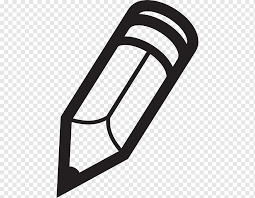
#> input picture in_images/1.png, 255 x 198 px; its folder holds 4 pictures in this run
$ python main.py
#> lines starting #> are read from the running program, lines starting #| are printed output that depends on the picture
import cv2
import numpy as np
import matplotlib.pyplot as plt
from sklearn.decomposition import PCA

image_paths = [f"in_images/{i+1}.png" for i in range(6)]
images = [cv2.imread(path, cv2.IMREAD_GRAYSCALE) for path in image_paths]
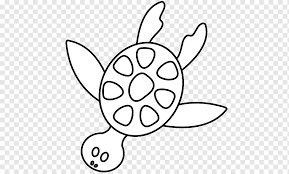
#> input picture in_images/2.png, 289 x 174 px
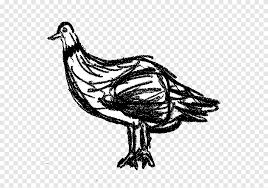
#> input picture in_images/3.png, 268 x 188 px
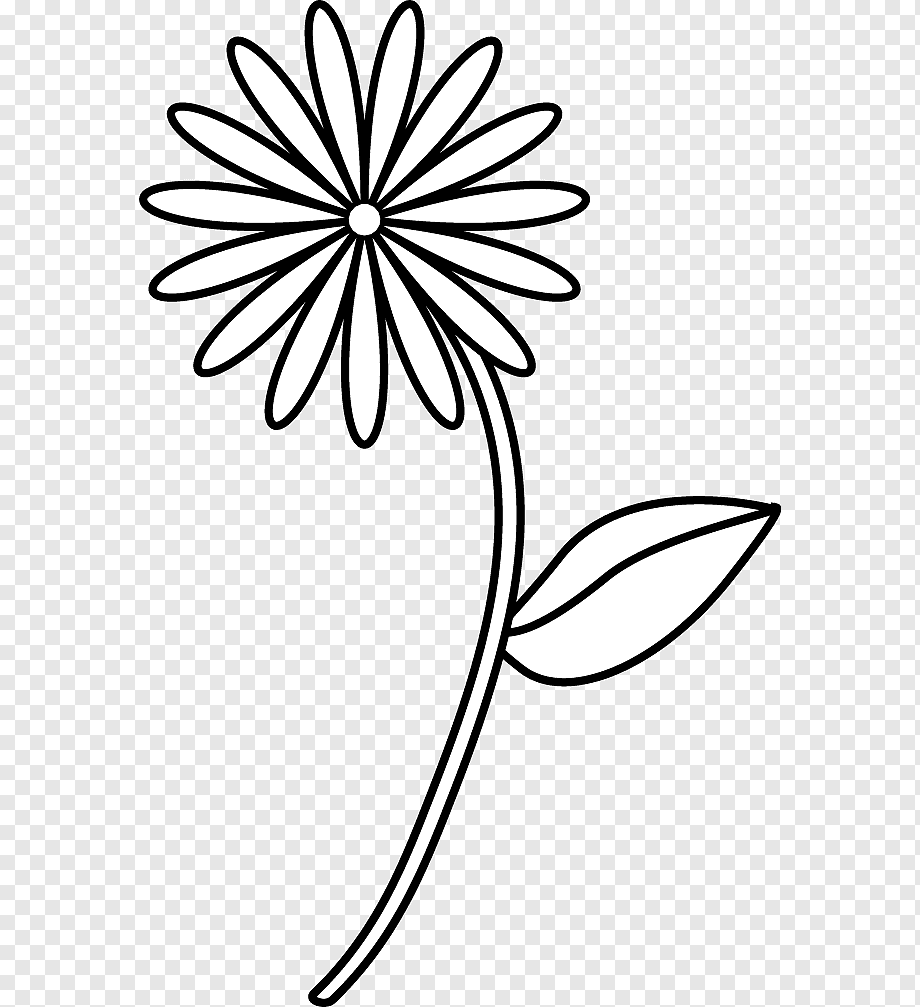
#> input picture in_images/4.png, 920 x 1007 px
#> images = 6 items
binary_images = [cv2.bitwise_not(cv2.threshold(image, 127, 255, cv2.THRESH_BINARY)[1]) for image in images]
#> binary_images = 6 items

objects_coordinates = []
for binary_image in binary_images:
#> (the run stopped early here; a loop or call above may not have finished)
